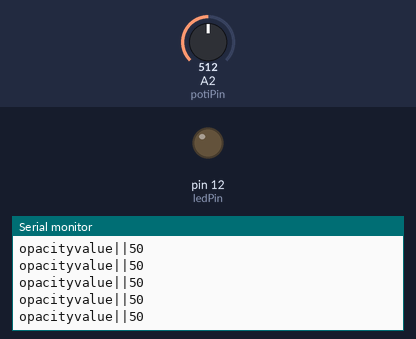
This sketch was run on a simulated Arduino Uno, built with avr-gcc and run on an emulated ATmega328P. Parts: output pins drawn as LEDs (lit = HIGH), the last lines printed to the serial monitor. Inputs (shaded band) come from the test bench; at power-on: A2 (potiPin) = 512.

Above: at 1.2 s.
1.3 s: A2 (potiPin) set to 1014
At 2.1 s:
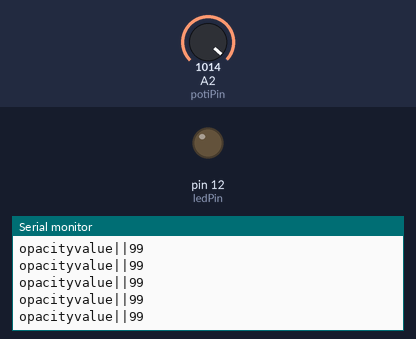
4.3 s: A2 (potiPin) set to 1023
At 5.2 s:
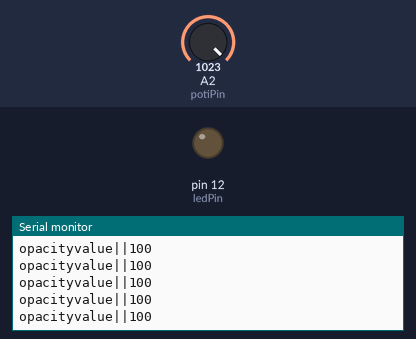
Timing chart, 0 to 7.3 s (numbered marks = the images above; inputs shaded):
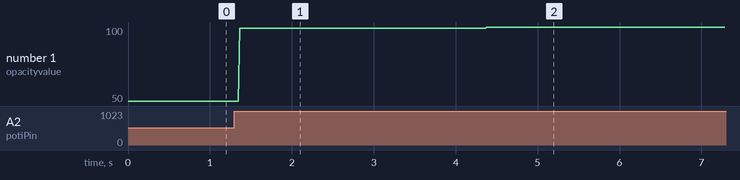

Measured:
- after the input at 1.3 s, the serial monitor: prints a new line after 0.07 s (image 1)
- after the input at 4.3 s, the serial monitor: prints a new line after 0.08 s (image 2)
- plotted number 1: 50 → 99 after the input at 1.3 s, 99 → 100 after the input at 4.3 s

The sketch:

Task2_Send_toProtoPie.ino
```cpp
//Variables
int ledPin = 12;  // the number of the LED pin
int potiPin = A2;
int sensorwert = 0;

void setup() {
  Serial.begin(9600);

  pinMode(ledPin, OUTPUT);
  pinMode(potiPin, INPUT);
  // initialize the LED pin as an output
  // Setup Serial Monitor
}

void loop() {

  //Send something to ProtoPie Connect
  sensorwert = analogRead(potiPin);
  sensorwert = map(sensorwert, 0, 1023, 0, 100);
  Serial.print("opacityvalue||");
  Serial.println(sensorwert);


  delay(5);
}
```
